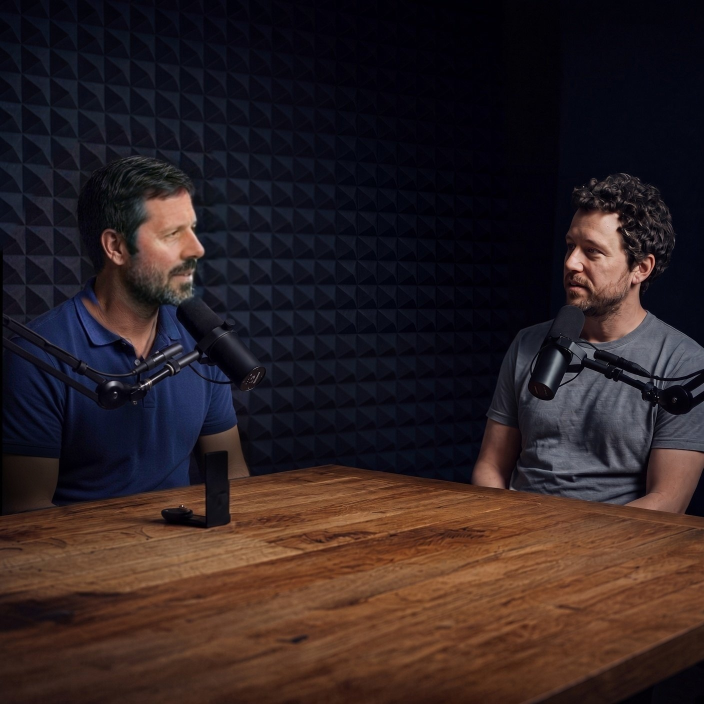
#> input picture img/LOCKED-podcast-table.jpg, 1408 x 1408 px, found by its file name (shown at 1/2 size)
$ python comp.py
#> lines starting #> are read from the running program, lines starting #| are printed output that depends on the picture
import os,sys
from PIL import Image,ImageDraw,ImageFilter,ImageFont,ImageChops,ImageOps
R='/workspace/steadfast/';K=2;W,H=1920*K,1080*K
GE='/usr/share/fonts/truetype/sand-box/google/Geist/Geist-VariableFont_wght.ttf'
# [5 lines left out: function F, not called in this run]
ACC=(139,156,255);ACC2=(91,110,245);BG=(7,7,10);TXT=(244,244,245);MUT=(161,161,170)
src=Image.open(R+'img/LOCKED-podcast-table.jpg').convert('RGB')
#> src is the input picture: PIL image 1408x1408 RGB; mean R, G, B 46.2, 33.5, 34.5
def up(n,box):
#> called with n = 'wes', box = (0, 200, 700, 1080)
    p=n+'4.png'
    if os.path.exists(p):return Image.open(p).convert('RGB')
    return src.crop(box).resize(((box[2]-box[0])*4,(box[3]-box[1])*4),Image.LANCZOS)
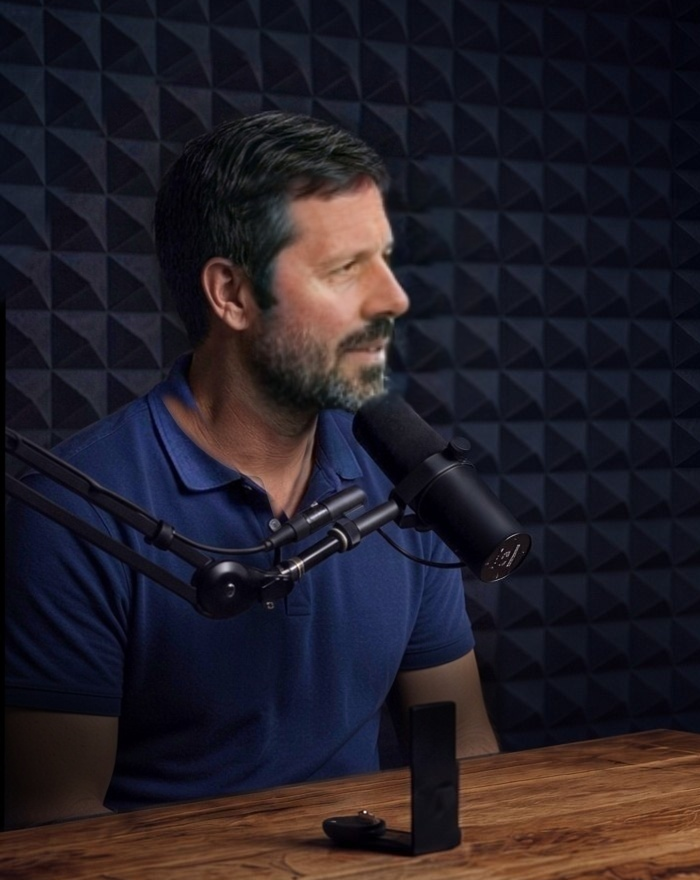
#> returned value: PIL image 2800x3520 RGB (shown at 1/4 size); mean R, G, B 35.8, 30.7, 39.1
WES=(up('wes',(0,200,700,1080)),(0.43,0.29));CO=(up('co',(850,240,1408,1080)),(0.63,0.34))
#> call 2 of up, with n = 'co', box = (850, 240, 1408, 1080)
#> in up (call 2), `return src.crop(box).resize(((box[2]-box[0])*4,(box[3]-box[1])*4),Imag..`:
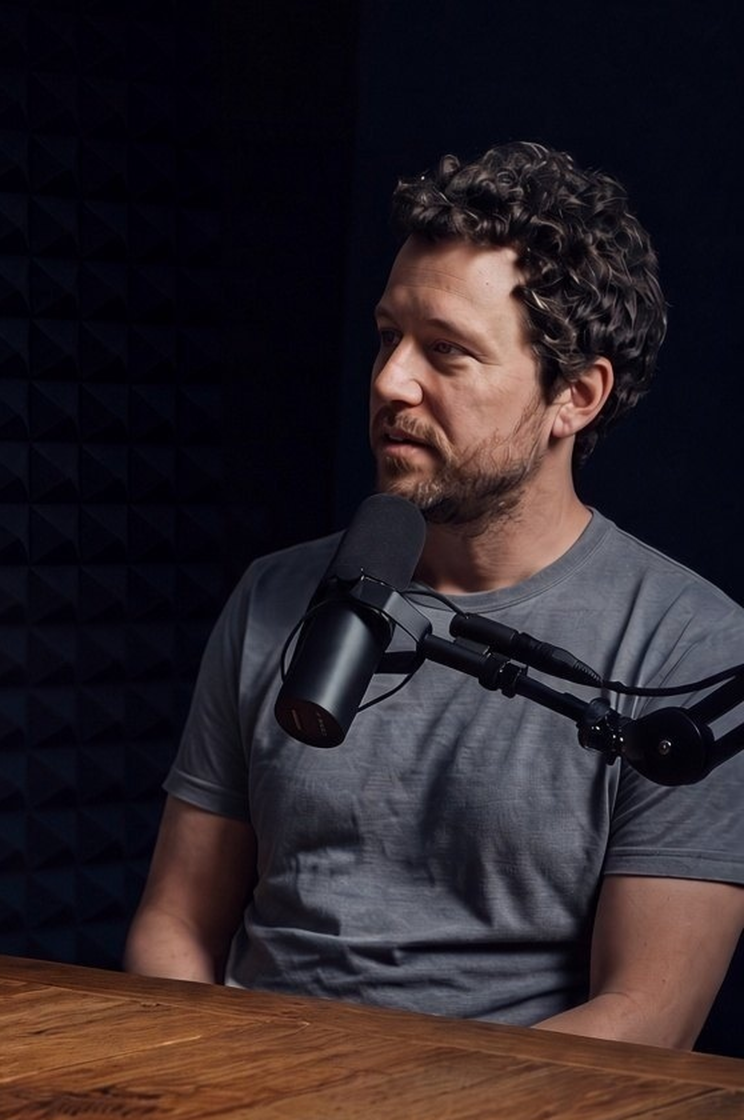
#> returned value: PIL image 2232x3360 RGB (shown at 1/3 size); mean R, G, B 43.9, 34.9, 39.5
#> (the run stopped early here; a loop or call above may not have finished)

$ run again, with img/daily-walk.jpg copied over img/LOCKED-podcast-table.jpg
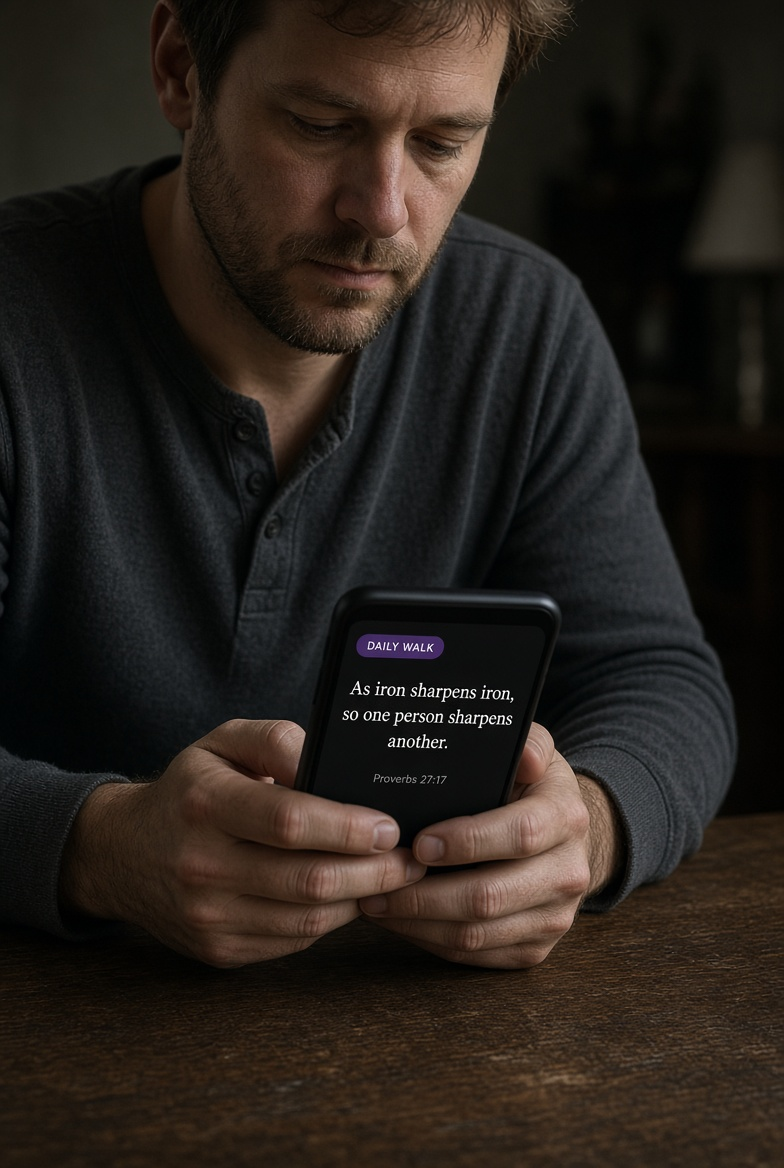
#> input picture img/daily-walk.jpg, 784 x 1168 px, found by its file name
#> src is the input picture: PIL image 784x1168 RGB; mean R, G, B 39.2, 32.6, 27.2
#> in up, `return src.crop(box).resize(((box[2]-box[0])*4,(box[3]-box[1])*4),Imag..`:
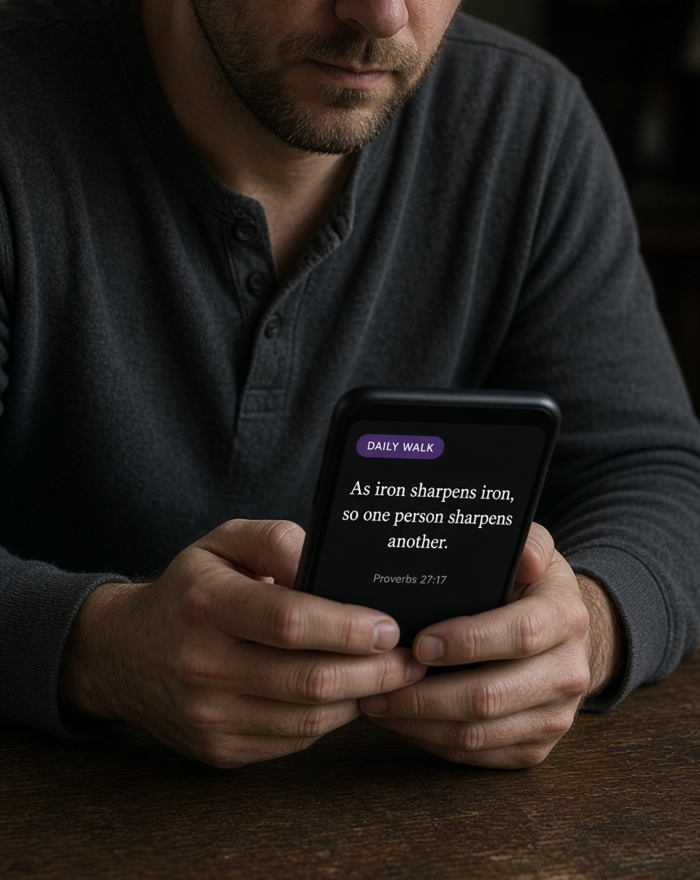
#> returned value: PIL image 2800x3520 RGB (shown at 1/4 size); mean R, G, B 38.1, 32.6, 28.8
